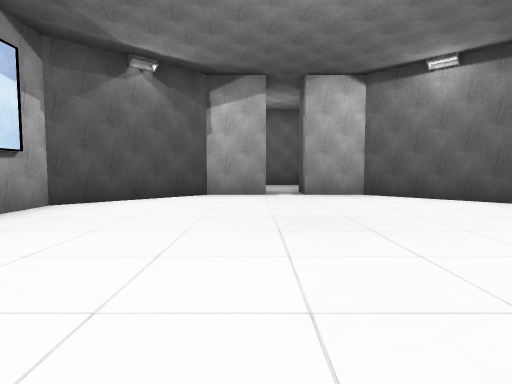
View 1 (above)

24 first-person views from a walk through a scene from a Unity 3-D project. The camera is 1.5 m above the floor, tilts 4° down and sees 75° across. The floor is counted in squares, 2.25 m on a side. Each view is taken from the middle of a square. On the plan, view 1 faces up. The plan holds only what a view shows up to about 10 squares ahead; the rest is blank. The player is left out. Some surface patterns are stand-ins.

View 2
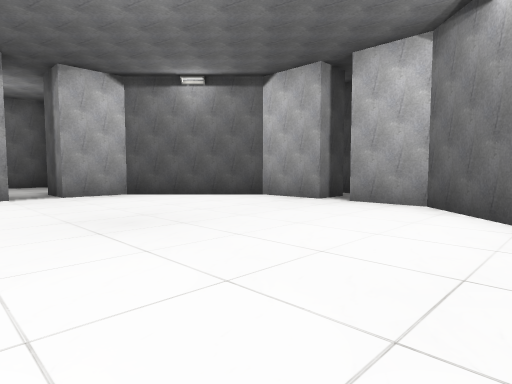

View 3
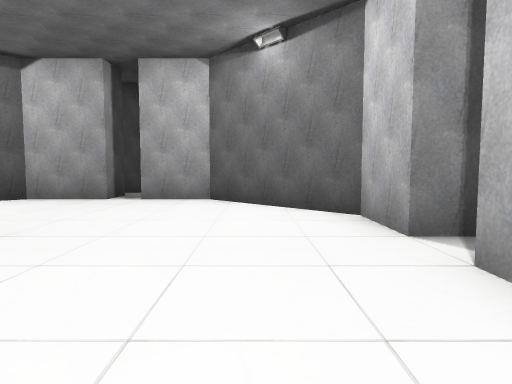

View 4
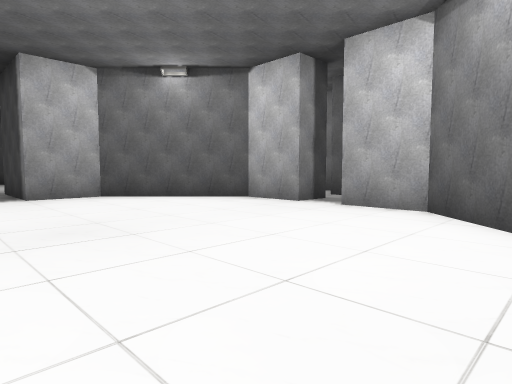

View 5
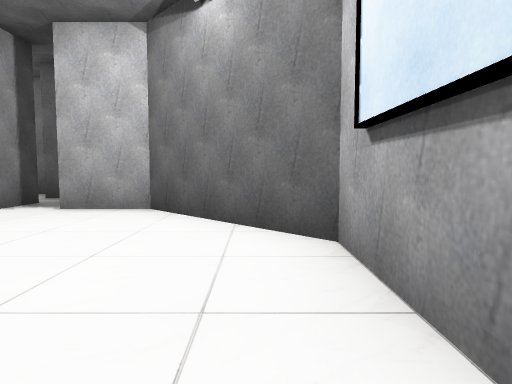

View 6
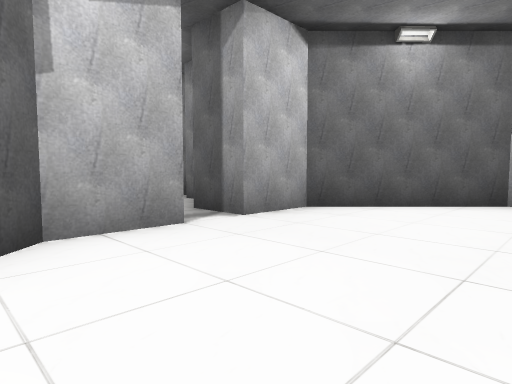

View 7
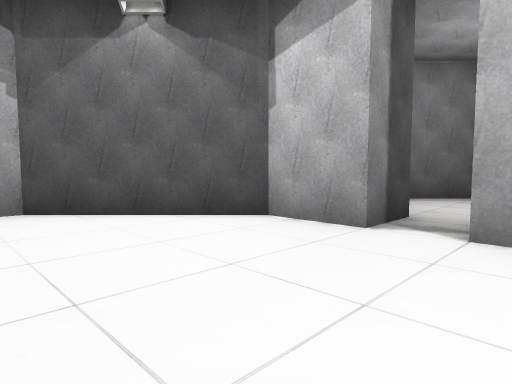

View 8
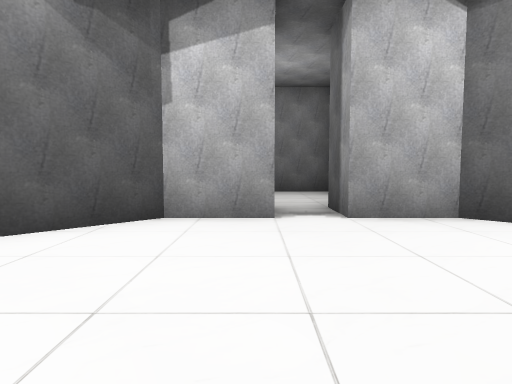

View 9
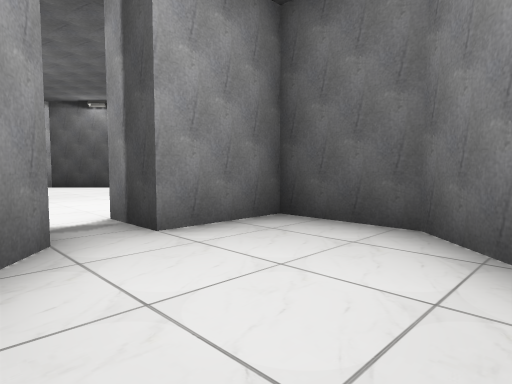

View 10
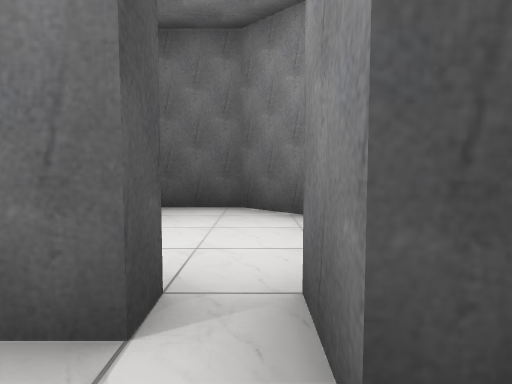

View 11
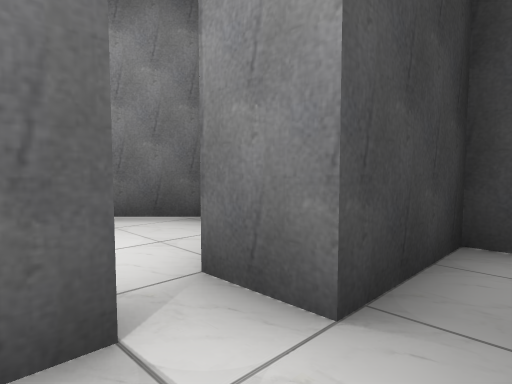

View 12
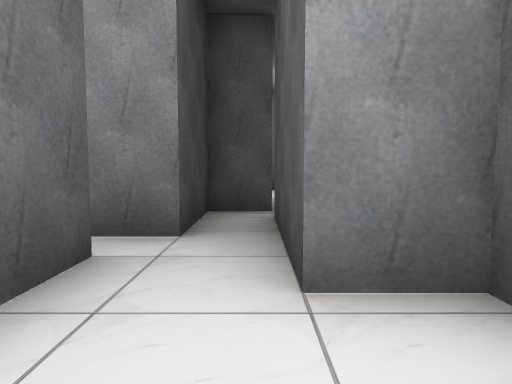

View 13
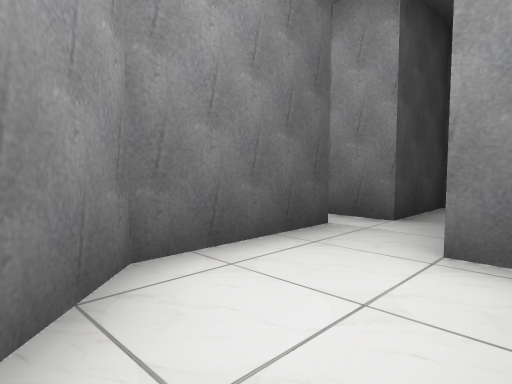

View 14
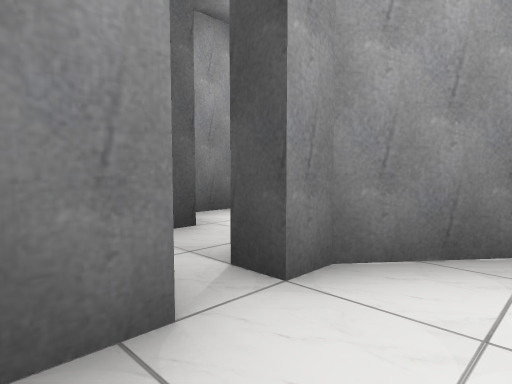

View 15
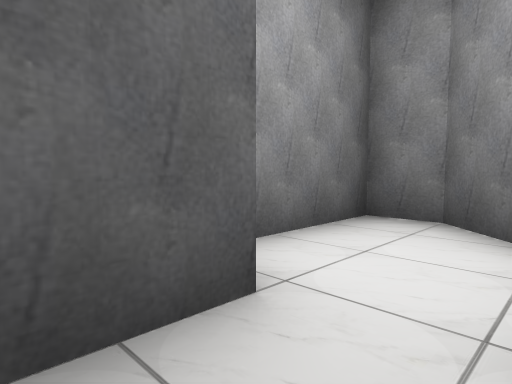

View 16
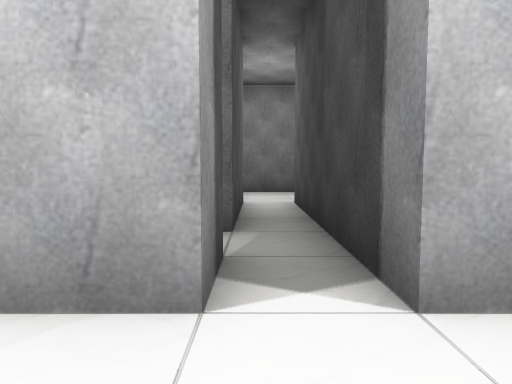

View 17
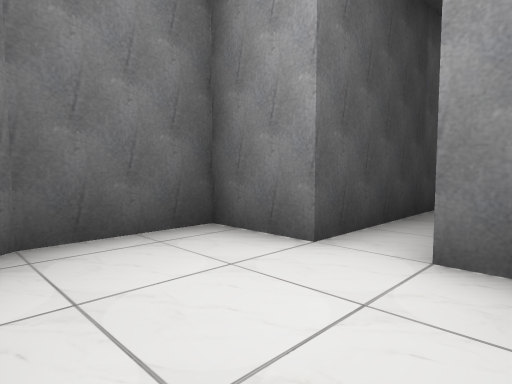

View 18
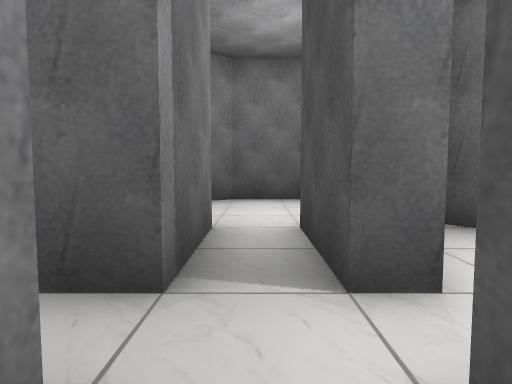

View 19
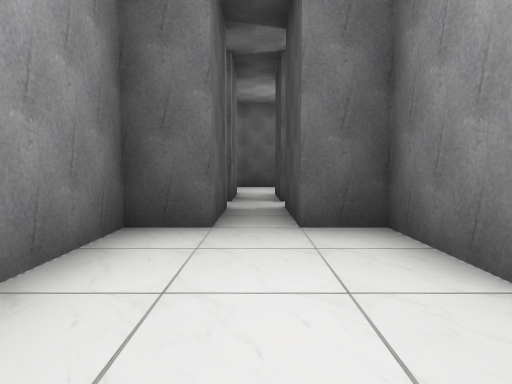

View 20
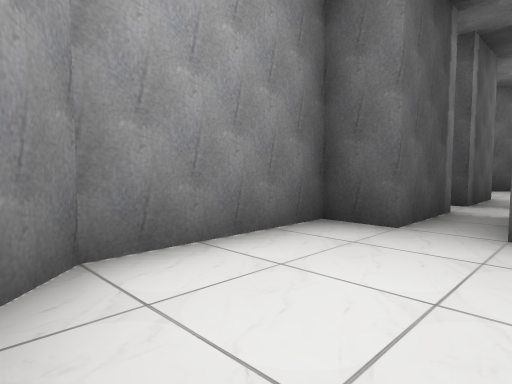

View 21
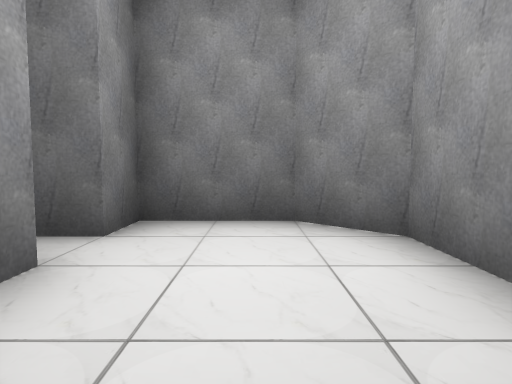

View 22
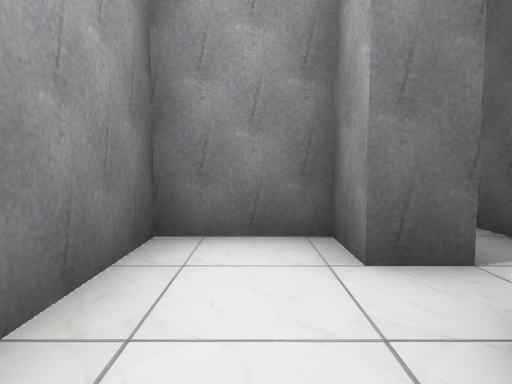

View 23
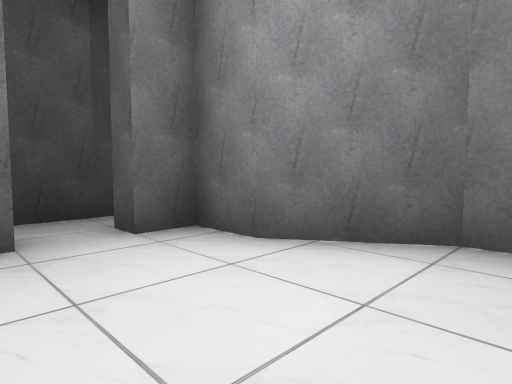

View 24
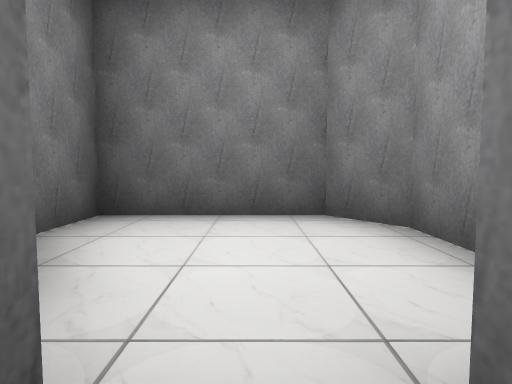

### Floor plan
Points are (right, up) in squares from view 1. A wall is a line through its corners. A room is listed if a view was taken in it or the views show most of it. See-through windows are left out.
Room 1 (views 1, 2, 3, 4, 5, 6, 7, 8, 16)
walls: (5.2, 4.2) (5.2, 6) (2.8, 8.5) (1.2, 8.5) (1.2, 9.8); (1.2, -0.5) (2.8, -0.5) (5.2, 2) (5.2, 3.5); (0.3, 9.8) (0.3, 8.5) (-1.2, 8.5) (-3.8, 6) (-3.8, 2) (-1.3, -0.5) (0.3, -0.5)
ways out: opening at (1, 9) to room 2; opening at (1, -1) to room 4; opening at (6, 4)
Room 2 (views 9, 14)
walls: (0.3, 13.8) (-1.8, 11.8) (-1.8, 9.8) (0.3, 9.8); (2.2, 12.3) (2.2, 12.9); (1.2, 9.8) (2.2, 11) (2.2, 11.5) (2.8, 11.5); (2.1, 13.7) (0.5, 13.7)
ways out: opening at (1, 9) to room 1; opening at (3, 12) to room 3
Room 3 (views 10, 11, 12, 13, 15)
walls: (2.8, 11.5) (2.8, 9) (4.3, 7.5) (5.2, 7.5) (5.2, 10.8) (4.2, 10.8) (4.2, 13.4); (3.3, 14.3) (3.3, 12.3) (2.2, 12.3)
ways out: opening at (3, 12) to room 2; opening at (4, 13)
Room 4 (views 17, 24)
walls: (1.8, -5.5) (1.2, -5.5) (1.2, -2.5); (2.2, -7.5) (4.2, -7.5); (-0.1, -8.5) (1.4, -8.5); (4.2, -5.9) (4.2, -6.5) (2.2, -6.5); (5.2, -6.5) (5.2, -5.8); (1.2, -1.5) (1.2, -0.5); (0.3, -0.5) (0.3, -5.5) (-1.2, -5.5) (-1.2, -7.5) (-0.8, -8.1)
ways out: opening at (1, -1) to room 1; opening at (6.5, -7) to room 5; opening at (5, -6) to room 6; opening at (1, -2) to room 7; opening at (5, -8)
Room 5 (views 18, 19, 20, 21)
walls: (9.2, -5.5) (7.2, -5.5) (7.2, -6.5) (5.2, -6.5); (5.1, -7.5) (7.2, -7.5) (7.2, -8.5) (10.3, -8.5) (11.2, -7.5) (11.2, -5.5) (10.2, -5.5) (10.2, -4.8)
ways out: opening at (6.5, -7) to room 4; opening at (10, -5)
Room 6 (view 22)
walls: (5.2, -5.8) (6.2, -5.8) (6.2, -4) (4.2, -4); (2.3, -4.5) (1.9, -4.8)
ways out: opening at (5, -6) to room 4
Room 7 (view 23)
walls: (1.8, -1.5) (1.2, -1.5); (2.5, -3.8) (4.8, -3.8) (5.7, -3) (5.7, 0.2) (4.2, 0.2) (2.8, -0.7) (1.8, -0.7); (1.2, -2.5) (1.8, -2.5)
ways out: opening at (1, -2) to room 4

Where each view was taken, in squares from view 1:
view 1: 0 up, 0 right, facing up
view 2: 0 up, 1 left, facing up-right
view 3: 1 up, 2 left, facing right
view 4: 5 up, 3 left, facing down-right
view 5: 5 up, 3 left, facing down
view 6: 5 up, 2 left, facing up-right
view 7: 5 up, 2 right, facing up-left
view 8: 4 up, 0 right, facing up
view 9: 13 up, 2 right, facing down-left
view 10: 12 up, 4 right, facing left
view 11: 11 up, 4 right, facing up-left
view 12: 9 up, 4 right, facing up
view 13: 8 up, 5 right, facing up-left
view 14: 13 up, 1 right, facing down-right
view 15: 12 up, 3 right, facing down-right
view 16: 1 up, 1 right, facing down
view 17: 8 down, 2 right, facing up-left
view 18: 7 down, 6 right, facing left
view 19: 7 down, 11 right, facing left
view 20: 6 down, 11 right, facing down-left
view 21: 7 down, 7 right, facing right
view 22: 5 down, 3 right, facing right
view 23: 3 down, 5 right, facing up-left
view 24: 2 down, 1 right, facing right
